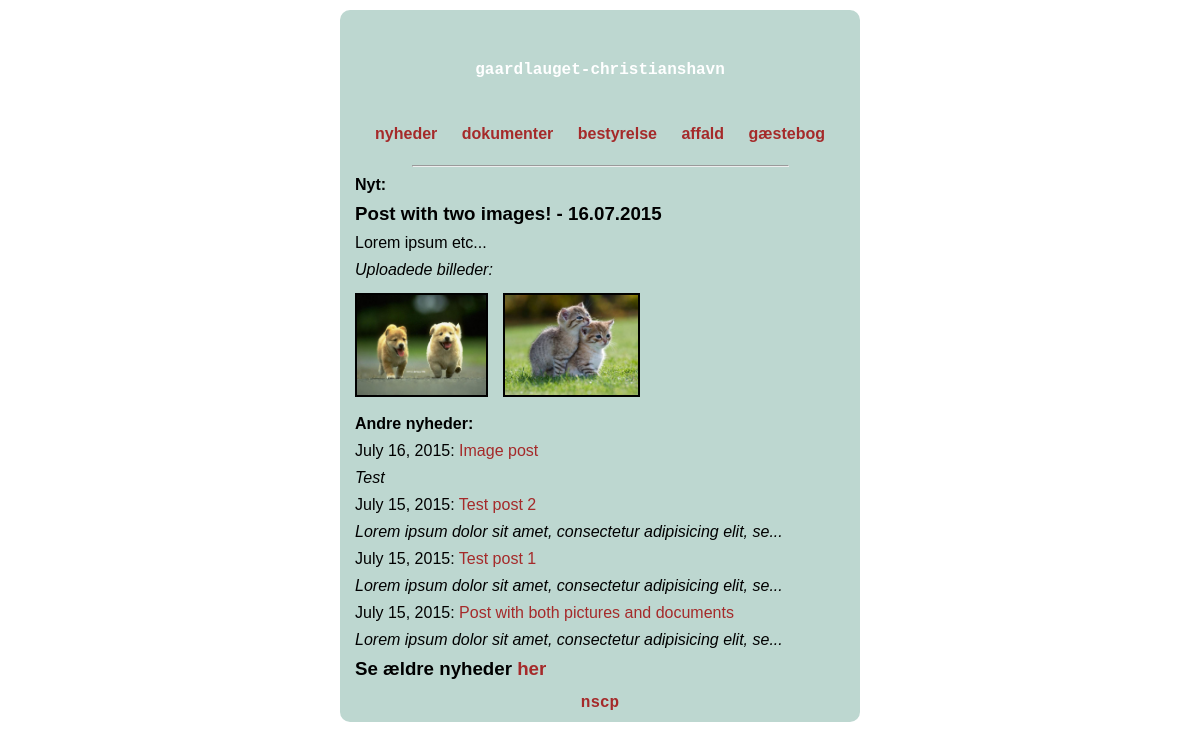
The page / on the database its author committed.
### blog/models.py (models this page shows, shortened)
class Post(models.Model):
    title = models.CharField(max_length=100)
    body = models.TextField()
    posted = models.DateTimeField()
    class Meta:
        ordering = ['-posted']

class Image(models.Model):
    image = models.ImageField(upload_to='')
    post = models.ForeignKey(Post)

### blog/views.py (the view)
# urls.py: url(r'^$', views.index, name='index'),
def index(request):
	try:
		latest_post = Post.objects.latest('posted')
	except Post.DoesNotExist:
		latest_post = None
	try:
		posts = Post.objects.all()[1:5]
	except Post.DoesNotExist:
		posts = None
	try:
		images = Image.objects.filter(post=latest_post)
	except Image.DoesNotExist:
		images = None
	try:
		documents = Uploader.objects.filter(post=latest_post)
	except Uploader.DoesNotExist:
		documents = None
	context = {
		'posts': posts,
		'latest_post': latest_post,
		'images': images,
		'documents': documents,
	}
	return render(request, 'post_list.html', context)

### templates/post_list.html (shortened to what this page needs)
{% extends "base_site.html" %}
{% load staticfiles %}
{% block body %}
{% if latest_post %}
    <p><strong>Nyt:</strong></p>
    <h3>{{ latest_post.title }} - {{ latest_post.posted|date:"d.m.Y" }}</h3>
    <p>{{ latest_post.body }}</p>
    {% if images %}
        {% if images|length > 1 %}
            <p class="italic">Uploadede billeder:</p>
        {% else %}
            <p class="italic">Uploadet billede:</p>
        {% endif %}
        {% for image in images %}
        <a href="{{ MEDIA_URL }}{{ image.image.url }}"><img src="{% static image.image.url %}" class="image_thumbnail"></a>
        {% endfor %}
    {% endif %}
{% endif %}
{% if posts %}
<p><strong>Andre nyheder:</strong></p>
{% for post in posts %}
    <p>{{ post.posted.date }}: <a href="{% url 'detail' post.id %}">{{ post.title }}</a></p>
    <p class="italic">{{ post.body|slice:":60" }}{% if post.body|length > 50 %}...{% endif %}</p>
{% endfor %}
<h3>Se ældre nyheder <a href="{% url 'news' %}">her</a></h3>
{% endif %}
{% endblock %}

### static/style2.css (style rules this page uses)
body { background-color: white; font-family: Helvetica, sans-serif; margin: 10px 10px 10px 10px; padding: 0px; }
p { margin: 9px 5px 5px 5px; }
p.italic { font-style: italic; }
img { margin: 9px 5px 5px 5px; }
h1, h2, h3 { margin: 9px 5px 5px 5px; }
a:link { color: brown; text-decoration:none; }
img.image_thumbnail { border: 2px solid black; height: 100px; width: auto; }

### rows shown on the page
Post: title "Post with two images!", posted "16.07.2015", body "Lorem ipsum etc..."
Image: image (picture)
Image: image (picture)
Post: posted "July 16, 2015", title "Image post", body "Test"
Post: posted "July 15, 2015", title "Test post 2", body "Lorem ipsum dolor sit amet, consectetur adipisicing elit, se"
Post: posted "July 15, 2015", title "Test post 1", body "Lorem ipsum dolor sit amet, consectetur adipisicing elit, se"
Post: posted "July 15, 2015", title "Post with both pictures and documents", body "Lorem ipsum dolor sit amet, consectetur adipisicing elit, se"
